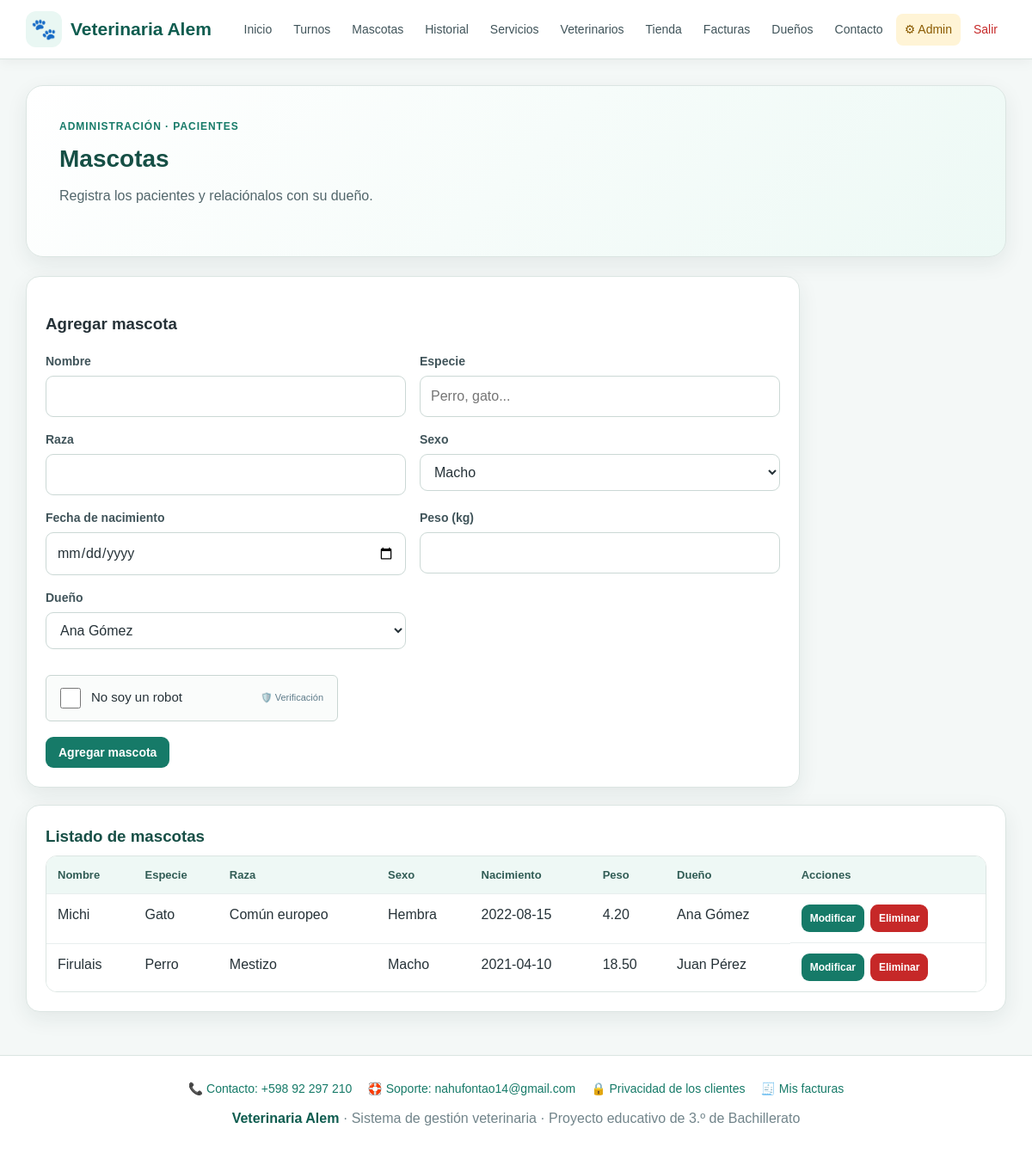
Screenshot of /admin/mascotas.php (signed in) with the database file from the repository.
### tables this page shows
CREATE TABLE mascotas(
 id INT AUTO_INCREMENT PRIMARY KEY,
 nombre VARCHAR(100) NOT NULL,
 especie VARCHAR(50) NOT NULL,
 raza VARCHAR(80),
 sexo VARCHAR(20),
 fecha_nacimiento DATE NULL,
 peso DECIMAL(6,2) NULL,
 id_dueno INT NOT NULL,
 FOREIGN KEY(id_dueno) REFERENCES duenos(id) ON UPDATE CASCADE ON DELETE RESTRICT
);

CREATE TABLE duenos(
 id INT AUTO_INCREMENT PRIMARY KEY,
 nombre VARCHAR(100) NOT NULL,
 cedula VARCHAR(30),
 telefono VARCHAR(30),
 email VARCHAR(150),
 direccion VARCHAR(200)
);

### admin/mascotas.php (the view, shortened to what this page needs)
<?php
require "../includes/captcha.php";
require "../conexion.php";
$duenos = $conexion->query("SELECT id, nombre FROM duenos ORDER BY nombre");
$r = $conexion->query(
    "SELECT m.*, d.nombre AS dueno
     FROM mascotas m
     JOIN duenos d ON d.id = m.id_dueno
     ORDER BY m.id DESC"
);
require "../includes/header.php";
?>
<section class="hero">
    <div class="hero-kicker">Administración · Pacientes</div>
    <h2>Mascotas</h2>
    <p>Registra los pacientes y relaciónalos con su dueño.</p>
</section>
<div class="form-card">
    <h3>Agregar mascota</h3>
    <form method="post">
        <div class="form-grid">
            <div class="field"><label>Nombre</label><input name="nombre" required></div>
            <div class="field"><label>Especie</label><input name="especie" placeholder="Perro, gato..." required></div>
            <div class="field"><label>Raza</label><input name="raza"></div>
            <div class="field"><label>Sexo</label><select name="sexo"><option>Macho</option><option>Hembra</option></select></div>
            <div class="field"><label>Fecha de nacimiento</label><input type="date" name="fecha_nacimiento"></div>
            <div class="field"><label>Peso (kg)</label><input type="number" step="0.01" name="peso" min="0"></div>
            <div class="field"><label>Dueño</label>
                <select name="id_dueno" required>
                    <?php while ($d = $duenos->fetch_assoc()): ?>
                        <option value="<?= $d["id"] ?>"><?= htmlspecialchars($d["nombre"]) ?></option>
                    <?php endwhile; ?>
                </select>
            </div>
        </div>
        <br>
        <?= captcha_html() ?>
        <div class="form-actions"><button class="btn" type="submit">Agregar mascota</button></div>
    </form>
</div>
<div class="table-card">
    <h3>Listado de mascotas</h3>
    <div class="table-wrap">
        <table>
            <tr><th>Nombre</th><th>Especie</th><th>Raza</th><th>Sexo</th><th>Nacimiento</th><th>Peso</th><th>Dueño</th><th>Acciones</th></tr>
            <?php while ($x = $r->fetch_assoc()): ?>
                <tr>
                    <td><?= htmlspecialchars($x["nombre"]) ?></td>
                    <td><?= htmlspecialchars($x["especie"]) ?></td>
                    <td><?= htmlspecialchars($x["raza"]) ?></td>
                    <td><?= htmlspecialchars($x["sexo"]) ?></td>
                    <td><?= htmlspecialchars($x["fecha_nacimiento"]) ?></td>
                    <td><?= htmlspecialchars($x["peso"]) ?></td>
                    <td><?= htmlspecialchars($x["dueno"]) ?></td>
                    <td class="actions">
                        <a class="btn small" href="editar.php?tabla=mascotas&id=<?= $x["id"] ?>">Modificar</a>
                        <a class="btn danger small" href="eliminar.php?tabla=mascotas&id=<?= $x["id"] ?>">Eliminar</a>
                    </td>
                </tr>
            <?php endwhile; ?>
        </table>
    </div>
</div>
<?php require "../includes/footer.php"; ?>

### css/estilos.css (style rules this page uses)
* { box-sizing:border-box }
:root { --verde:#167a68; --verde-oscuro:#0e5c4f; --verde-claro:#e9f7f3; --azul:#2563eb; --rojo:#c62828; --amarillo:#d88900; --texto:#263238; --gris:#607d8b; --fondo:#f4f8f7; --blanco:#ffffff; --borde:#dbe5e2; --sombra:0 8px 24px rgba(25,55,50,.08); }
html { scroll-behavior:smooth }
body { margin:0; font-family:Arial,Helvetica,sans-serif; background:var(--fondo); color:var(--texto); line-height:1.5; }
a { color:var(--verde);text-decoration:none }
.hero { background:linear-gradient(135deg,#ffffff 0%,#edf9f5 100%); border:1px solid var(--borde); border-radius:20px; padding:38px; box-shadow:var(--sombra); margin-bottom:22px; }
.hero-kicker { color:var(--verde); font-weight:700; text-transform:uppercase; letter-spacing:.08em; font-size:12px; margin-bottom:8px; }
.hero h1,.hero h2 { margin:0 0 10px; color:#164f45; }
.hero h2 { font-size:28px }
.hero p { margin:0 0 20px;color:#52666b;max-width:760px }
.card,.form-card,.table-card { background:var(--blanco); border:1px solid var(--borde); border-radius:16px; padding:22px; box-shadow:var(--sombra); margin-bottom:20px; }
.card h3,.table-card h3 { margin:0 0 8px; color:#174f46; }
.btn { display:inline-block; border:0; background:var(--verde); color:#fff; padding:10px 15px; border-radius:9px; font-weight:700; font-size:14px; cursor:pointer; text-decoration:none; }
.btn.danger { background:var(--rojo) }
.btn.small { padding:7px 10px;font-size:12px }
.actions { display:flex; gap:7px; flex-wrap:wrap; align-items:center; }
.form-card { max-width:900px; }
.form-grid { display:grid; grid-template-columns:repeat(2,minmax(0,1fr)); gap:16px; }
.field { display:flex; flex-direction:column; gap:6px; }
.field label { font-size:14px; font-weight:700; color:#40545a; }
input,select,textarea { width:100%; padding:11px 12px; border:1px solid #cbd8d5; border-radius:9px; background:#fff; color:var(--texto); font:inherit; outline:none; }
.form-actions { display:flex; gap:9px; flex-wrap:wrap; margin-top:18px; }
.table-wrap { overflow-x:auto; background:#fff; border:1px solid var(--borde); border-radius:13px; }
table { width:100%; min-width:650px; border-collapse:collapse; background:#fff; }
th,td { padding:12px 13px; border-bottom:1px solid #e8eeee; text-align:left; vertical-align:top; }
th { background:#eef8f5; color:#315c55; font-size:13px; }
tr:last-child td { border-bottom:0 }

### rows the page displays
mascotas: nombre "Michi", especie "Gato", raza "Común europeo", sexo "Hembra", fecha_nacimiento "2022-08-15", peso "4.20", id_dueno.nombre "Ana Gómez"
mascotas: nombre "Firulais", especie "Perro", raza "Mestizo", sexo "Macho", fecha_nacimiento "2021-04-10", peso "18.50", id_dueno.nombre "Juan Pérez"

### other values shown
VET_TELEFONO "+598 92 297 210"
VET_EMAIL_SOPORTE "nahufontao14@gmail.com"
form field id_dueno "Ana Gómez"
